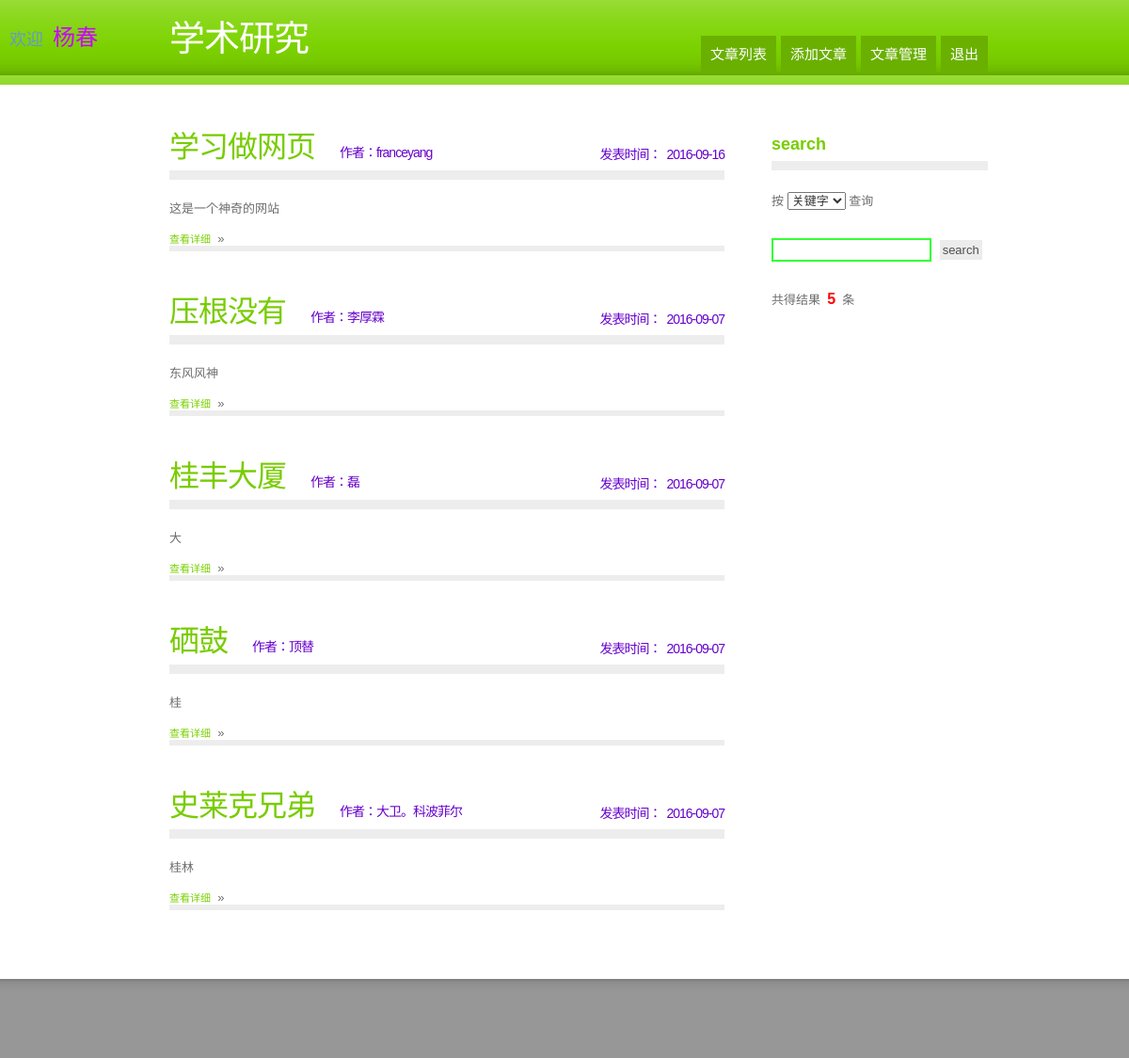
Screenshot of /admin/behindPage/article.search.php (signed in) with the database file from the repository.
### tables this page shows
CREATE TABLE IF NOT EXISTS `article` (
  `id` smallint(6) NOT NULL AUTO_INCREMENT COMMENT '编号',
  `title` varchar(100) NOT NULL COMMENT '标题',
  `author` varchar(40) NOT NULL COMMENT '作者',
  `description` text COMMENT '内容简介',
  `dateline` date NOT NULL COMMENT '日期',
  `poster` varchar(40) NOT NULL COMMENT '上传者',
  `self` tinyint(4) NOT NULL COMMENT '是否公开：0为是，1为否',
  `filename` varchar(32) NOT NULL COMMENT '纯粹文件名',
  `path` varchar(128) NOT NULL,
  `type` varchar(32) NOT NULL COMMENT '格式',
  `size` varchar(32) NOT NULL COMMENT '大小',
  PRIMARY KEY (`id`)
);

### admin/behindPage/article.search.php (the view, shortened to what this page needs)
<?php
	require_once('../../conn/connect.php');
	if (!isset($_POST['key'])){
		$key="";
		$searchway="scontent";
	}
	else{
	$key=$_POST['key'];
	$searchway=$_POST['searchway'];
	}
	if ($searchway=="scontent"){
	$sql="select * from article where self = 0 and ( title like '%$key%' or author like '%$key%' or description like '%$key%' )order by dateline desc";
	}
	else {
	$sql="select * from article where self = 0 and dateline like '%$key%' order by dateline desc";
	}
	$query = $mysqli->query($sql);
	if($query && $query->num_rows>0){
		$total = $query->num_rows;
		while($row = $query->fetch_assoc()){
			$newkey="<font style='color:red'>".$key."</font>";
				$row=str_replace($key,$newkey,$row);
			$data[] = $row;
		}
	}
	else {
		echo "<script language='javascript'>alert('您输入的查询方式与查询内容不符！\\n\\n文字查询请选择关键字方式;\\n\\n上传时间查询请选择日期方式。');window.location='article.search.php';</script>";
	}
?>
<!DOCTYPE html PUBLIC "-//W3C//DTD XHTML 1.0 Strict//EN" "http://www.w3.org/TR/xhtml1/DTD/xhtml1-strict.dtd">
<html xmlns="http://www.w3.org/1999/xhtml">
<head>
<link href="../../css/default.css" rel="stylesheet" type="text/css" />
</head>
<body>
<div id="wrapper">
<span id="welcome">欢迎&nbsp;&nbsp;<font id="un"><?php echo $_SESSION['username'];?></font></span>
<div id="header">
	<div id="logo">
		<h1><a href="#">学术研究<sup></sup></a></h1>
	</div>
	<div id="menu">
		<ul>
			<li class="active"><a href="article.list.php">文章列表</a></li>
			<li><a href="../../test/article/admin/article.add.php">添加文章</a></li>
			<li><a href="../../test/article/admin/article.manage.php">文章管理</a></li>
			<li><a href='logout.php'>退出</a></li>
		</ul>
	</div>
</div>
</div>
<div id="page">
	<div id="content">
	<?php
			foreach($data as $value){
	?>
		<div class="post">
			<h1 class="title"><?php echo $value['title']?><span style="color:#60C;font-size:14px;">　　作者：<?php echo $value['author']?></span><span id="time">发表时间：&nbsp;&nbsp;<?php echo $value['dateline'];?></span></h1>
			<div class="entry">
				<?php echo $value['description']?>
			</div>
			<div class="meta">
				<p class="links"><a href="article.show.php?id=<?php echo $value['id']?>" class="more">查看详细</a>&nbsp;&nbsp;&raquo;&nbsp;&nbsp;</p>
			</div>
		</div>
	<?php
			}
	?>
	</div>
	<div id="sidebar">
		<ul>
			<li id="search">
				<h2><b class="text1">Search</b></h2>
				<form method="post" action="article.search.php" name="form1">
					<fieldset>
                   按
                    <select name="searchway" id="searchway" size="1">
                    	<option value="scontent" selected="selected">关键字</option>
                    </select>
                    查询<br/><br/>
					<input type="text" id="s" name="key" value="<?php echo $key;?>" />
					<input type="submit" id="x" value="Search" />
                    <br/><br/>共得结果&nbsp;&nbsp;<?php echo "<span id='n'>".$total."</span>";?>&nbsp;&nbsp;条
					</fieldset>
				</form>
			</li>
		</ul>
	</div>
	<div style="clear: both;">&nbsp;</div>
</div>
<div id="footer">
	<p id="legal"></p>
</div>
</body>
</html>

### css/default.css (style rules this page uses)
body { margin: 0; padding: 0; background: #FFFFFF; font-family: Arial, Helvetica, sans-serif; font-size: 13px; color: #6D6D6D; }
#welcome { float:left; margin-left:10px; margin-top:20px; font-size:18px; color:#69C; }
#un { font-size:24px; color: #C0F; }
h1, h2, h3 { margin: 0; text-transform: lowercase; font-weight: normal; color: #78CC00; }
h1 { letter-spacing: -1px; font-size: 32px; }
h2 { font-size: 23px; }
p, ul, ol { margin: 0 0 2em 0; text-align: justify; line-height: 26px; }
a:link { color: #7AD000; }
form { margin: 0; padding: 0; }
fieldset { margin: 0; padding: 0; border: none; }
input, textarea, select { font-family: "Trebuchet MS", Arial, Helvetica, sans-serif; font-size: 13px; color: #333333; }
#wrapper { background: #7ACF00 url(../Images/img03.jpg); }
#header { width: 900px; height: 80px; margin: 0 auto 20px auto; padding-top: 10px; }
#logo { float: left; height: 120px; margin-left: 30px; }
#logo h1 { font-size: 38px; color: #3399CC; }
#logo h1 a { color: #FFFFFF; }
#logo a { text-decoration: none; color: #FFFFFF; }
#menu { float: right; }
#menu ul { margin: 0; padding: 28px 0 0 0; list-style: none; }
#menu li { display: inline; }
#menu a { display: block; float: left; margin-left: 5px; background: #6AB000; padding: 7px 10px; text-decoration: none; font-size: 15px; color: #FFFFFF; }
#page { width: 900px; margin: 0 auto; padding: 20px 20px; }
#content { float: left; width: 590px; padding: 0px 30px 0px 30px; }
#time { color:#60C; font-size:14px; float:right; margin-top:23px; }
.post .title { margin-bottom: 20px; padding-bottom: 5px; border-bottom: 10px solid #EDEDED; }
.post .meta { margin-top:15px;; padding: 0 0 60px 0; background: url(../Images/img04.jpg) repeat-x left 30%; }
.post .meta p { margin: 0; line-height: normal; }
.post .meta .links { float: left; }
.post .meta .more { width: 185px; height: 35px; padding: 5px 0px 5px 0px; text-transform: uppercase; text-decoration: none; font-size: 11px; }
#sidebar { float: right; width: 230px; }
#sidebar ul { margin: 0; padding: 10px 0 0 0; list-style: none; }
#sidebar li { margin-bottom: 40px; }
#sidebar h2 { margin-bottom: 10px; padding-bottom: 5px; border-bottom: 10px solid #EDEDED; font-size: 18px; font-weight: normal; }
#search h2 { margin-bottom: 20px; }
#s { width: 160px; margin-right: 5px; padding: 3px; border: 2px solid #3F3; }
#x { padding: 3px; background: #ECECEC url(../test/article/images/img08.gif) repeat-x left bottom; border: none; text-transform: lowercase; font-size: 13px; color: #4F4F4F; cursor:pointer; }
#n { height:25px; color:red; font-size:16px; font-weight:bold; }
#footer { height: 400px; min-height: 74px; padding: 10px 0 0 0; background: #979797 url(../Images/img02.jpg) repeat-x left top; font-family: Tahoma, Arial, Helvetica, sans-serif; }
html>body #footer { height: auto; }
#legal { clear: both; padding-top: 20px; text-align: center; text-transform: uppercase; font-size: 10px; color: #353535; }

### rows the page displays
article: title "学习做网页", author "franceyang", dateline "2016-09-16", description "这是一个神奇的网站"
article: title "压根没有", author "李厚霖", dateline "2016-09-07", description "东风风神"
article: title "桂丰大厦", author "磊", dateline "2016-09-07", description "大"
article: title "硒鼓", author "顶替", dateline "2016-09-07", description "桂"
article: title "史莱克兄弟", author "大卫。科波菲尔", dateline "2016-09-07", description "桂林"

### other values shown
$_SESSION['username'] "杨春"
$total "5"
